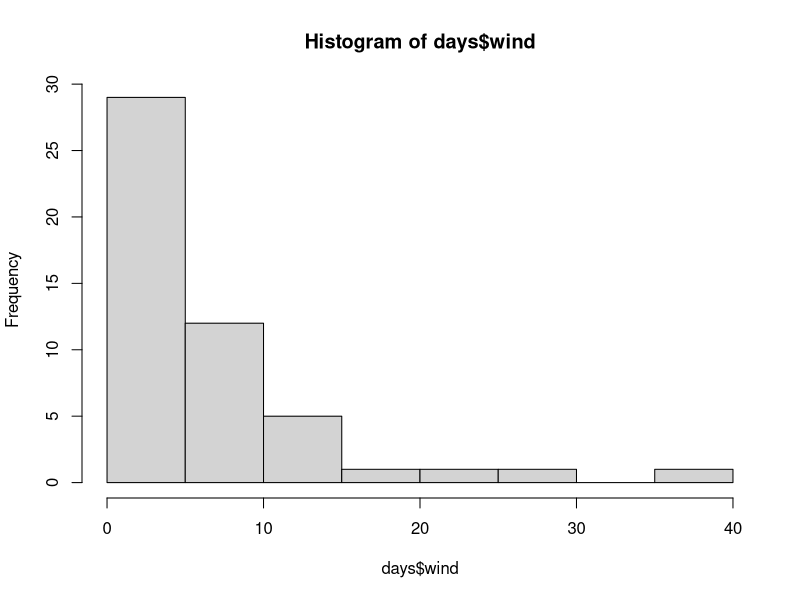
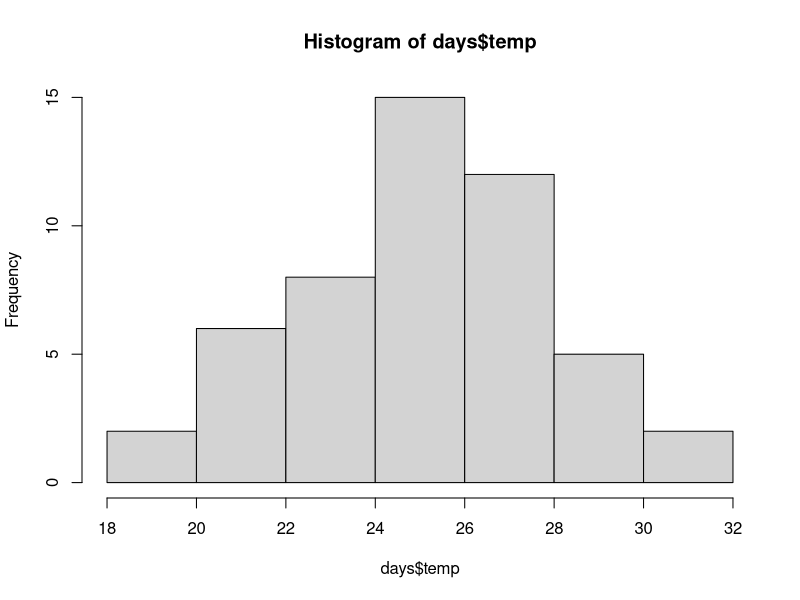
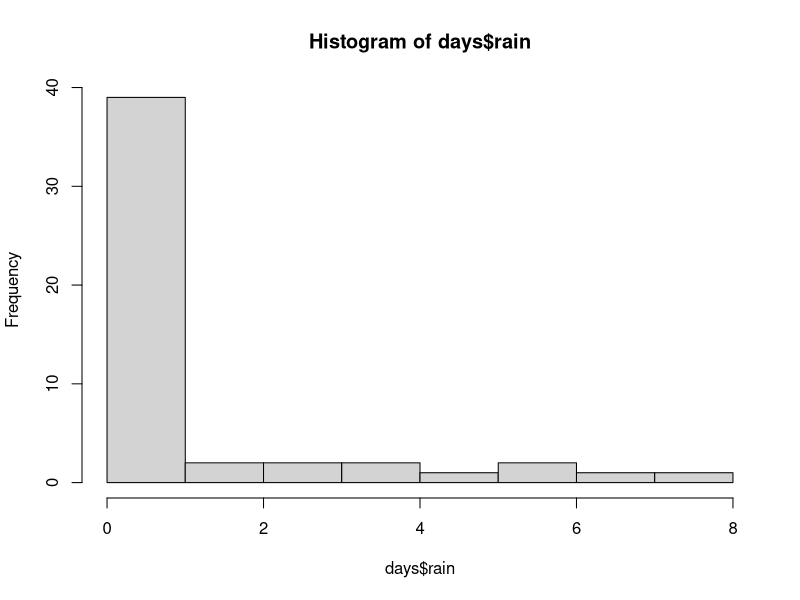
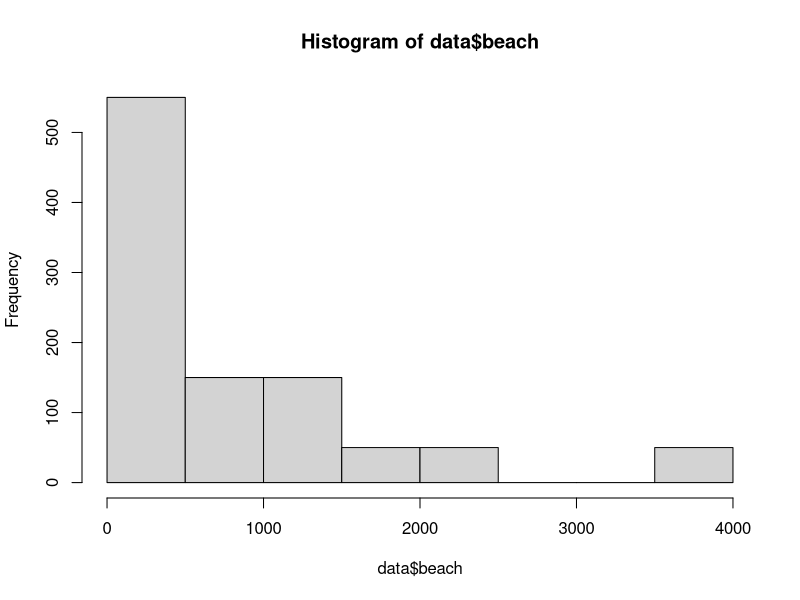
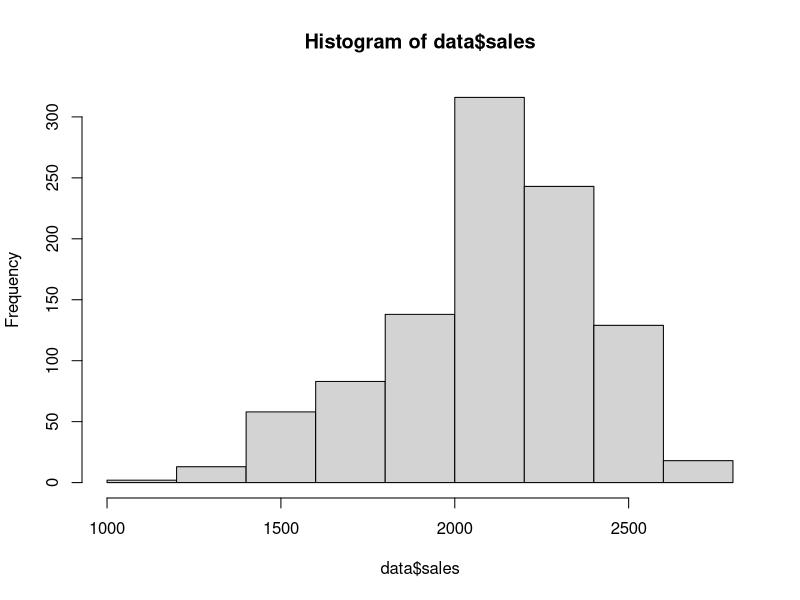
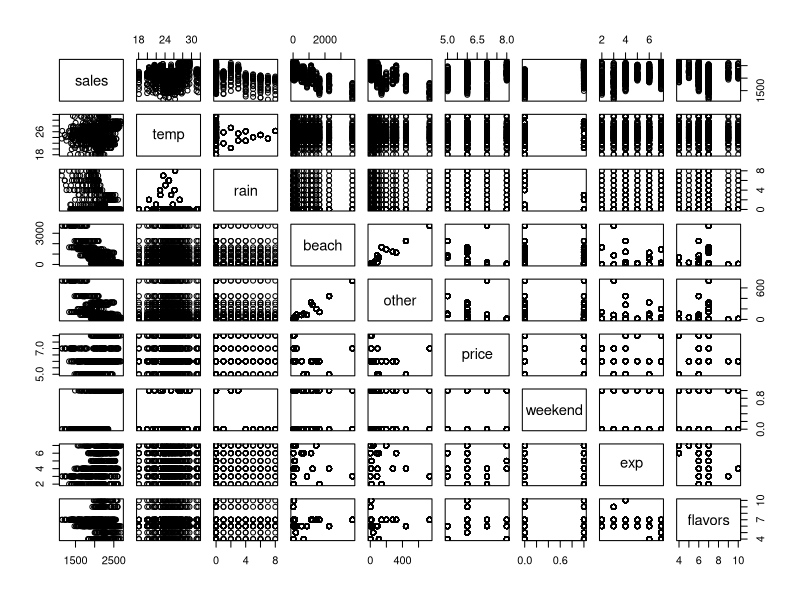
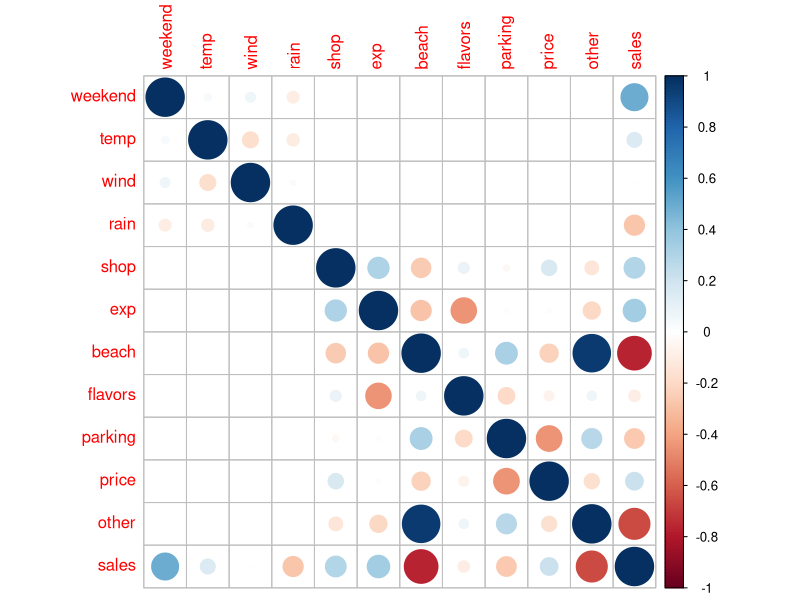
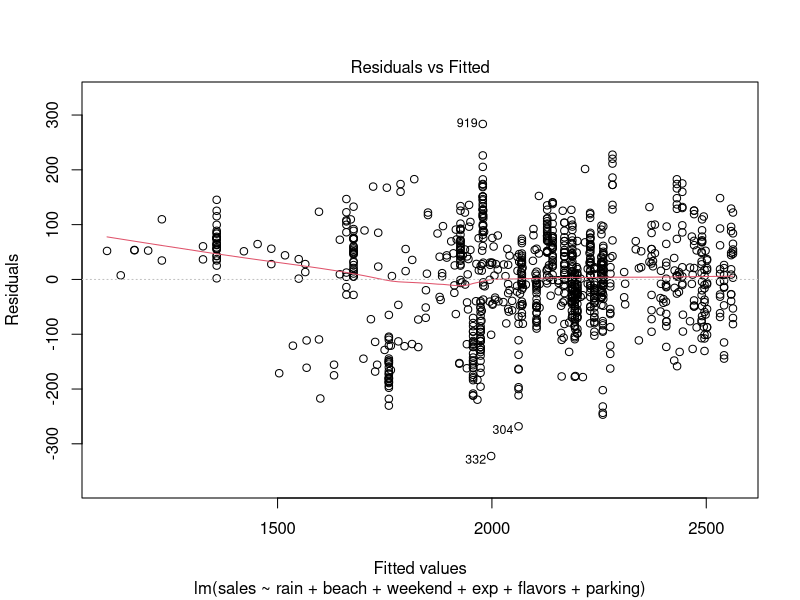

R code for these plots, in order:
# generowanie danych

# zmienne na temat dni
# podstawowe: weekend, temperatura, wiatr
# pochodne: deszcz - większe prawdopodobieństwo, gdy temperatura jest niższa

# zmienne na temat lodziarni
# podstawowe: jak blisko do plaży, od jak dawna istnieje, ile smaków lodów, czy ma parking
# pochodne: jak blisko do innych, cena za gałkę

# sprzedaż: większa w weekend (interakcja z pogodą i bliskością do plaży?),
# większa przy temperaturze, niższa przy deszczu, niezleżna od wiatru
# kwadratowa zależność od wieku i od gałek lodów, niezależna od parkingu
# im bliżej plaży, tym lepiej, ale im bliżej innych, tym gorzej

# w następnym zadaniu dodać jakieś outliery: dni świąteczne, festiwal, sławna lodziarnia

n_days <- 50

set.seed(123)
days <- data.frame(
  day_nr = 1:n_days,
  weekend = sample(c(0, 1), n_days, replace = T, prob = c(5, 2)/7),
  temp = rnorm(n_days, 25, 3),
  wind = rlnorm(n_days, 1.5, 1)
)

# deszcz: większe prawdopodobieństwo, gdy temperatura jest niższa
days$rain = sapply(days$temp, function(x) sample(c(0, 1), 1, prob = c(50+x, 50-x)/100)*rpois(1, 5))

hist(days$wind)
hist(days$temp)
hist(days$rain)

summary(days)

set.seed(456)
n_shops = 20

shops = data.frame(
  shop = 1:n_shops,
  exp = rpois(n_shops, 5),
  beach = rlnorm(n_shops, 2.5, 1.5)*10,
  flavors = rpois(n_shops, 3)+4,
  parking = sample(c(0, 1), n_shops, replace = T)
)

shops$parking = ifelse(shops$beach < 200, 0, shops$parking)

shops$price = ifelse(shops$beach < 200, 7, 6) + sample(c(-1, 0, 1), n_shops, replace = T)
shops$other = sapply(shops$beach, function(x) rlnorm(1, log(x/50), 0.5)*10)

data <- merge(days, shops, by = NULL)

data$sales <- 1000 + 8*data$temp - 30*data$rain +(2000-data$beach)/2 + 3*data$other/2 - 5*data$price +
  50*data$weekend + 10*data$temp*data$weekend +
  8*(data$exp-4)^2 + 5*(data$flavors-7)^2 + rnorm(1000, 0, 30)

hist(data$beach)  
hist(data$sales)  

pairs(sales ~ temp + rain + beach + other + price + weekend + exp + flavors, data)


# regresja z wieloma zmiennymi

model <- lm(sales ~ temp + rain + beach + other + price + weekend + exp + flavors + parking + wind, data)
summary(model)

# Tu omówić interpretację zmiennych

cor(data$price, data$beach)

cor(data)

install.packages("corrplot")
library(corrplot)

corrplot(cor(data[,-1]))

# koincydencja

sign(model$coefficients)
sign(cor(data[,-1]))[,12]

# nie występuje dla "other" ze względu na wysoką korelację z "beach" - w modelu lepiej mieć tylko jedną z nich

library(car)
vif(model)

model <- lm(sales ~ temp + rain + beach + price + weekend + exp + flavors + parking + wind, data)
summary(model)

# poprawa - nieistotne są zmienne, które nie brały udziału w tworzeniu sales
# odrzucam nieistotne zmienne

model <- lm(sales ~ temp + rain + beach + weekend + exp + flavors + parking, data)
summary(model)

# zwiększone skorygowane R2 - więc model zyskuje na pomniejszeniu

# pokazuję, że jeśli usunę ważną zmienną, oba wskaźniki spadają
model <- lm(sales ~ rain + beach + weekend + exp + flavors + parking, data)
summary(model)

plot(model)

# metoda Hellwiga

expand.grid(c(1:3), c(1:3), c(1:3))

comb <- expand.grid(rep(list(c(T,F)), 10))
2^10-1

k <- c(1:10)[unlist(comb[100,])]

m <- 10

data <- data[,-c(1, 6)]

cor_matrix <- cor(data)
cor_matrix

Ry <- cor_matrix[-11,11]
Rx <- cor_matrix[-11,-11]


comb <- expand.grid(rep(list(c(T,F)), m))
comb

Max <- 0
K_max <- NULL
#duża pętla po wierszach comb
for(i in 1:nrow(comb)-1) {
  k <- c(1:m)[unlist(comb[i,])]
  #print(k)
  wynik <- 0
  #pętla po zmiennych w kombinacji
  for(n in k){
    #print(wynik)
    wynik <- wynik + Ry[n]^2/sum(abs(Rx[n,k]))
    #print(wynik)
  }
  if(wynik>Max)
  {
    Max <- wynik
    K_max <- k
  }
}

colnames(data)[K_max]

# Model z Hellwiga może mieć mniejsze R^2

model <- lm(sales ~ weekend + beach + rain + exp + temp, data)
summary(model)

vif(model)


model <- lm(sales ~ temp + rain + beach + weekend + exp + flavors + parking, data)
summary(model)
vif(model)


